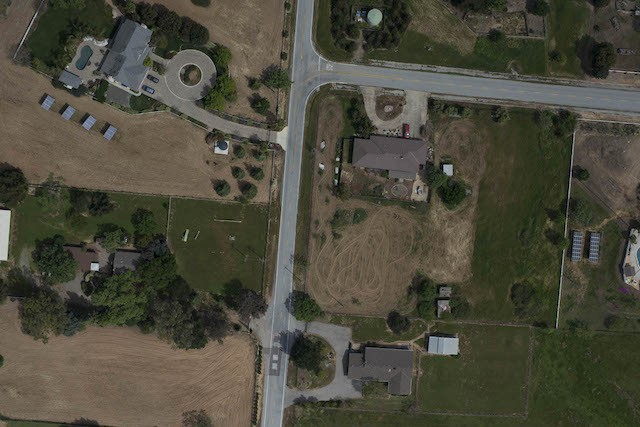
#> input picture lab2/Problem2Images/1_1.jpg, 640 x 427 px; the run also reads 2 pictures not shown here
$ python homework2.py
#> lines starting #> are read from the running program, lines starting #| are printed output that depends on the picture
### lab2/utils.py
"""Helpers for RANSAC and its report, without changing the homework interfaces."""

from itertools import combinations

import numpy as np


def reprojection_errors(H, src, dst):
    """Forward reprojection distances in pixels; invalid projections get inf."""
    src = np.asarray(src, dtype=float)
    dst = np.asarray(dst, dtype=float)
    H = np.asarray(H, dtype=float)
    # Homographies differing by a nonzero scale must get the same validity test.
    norm = np.linalg.norm(H)
    if not np.isfinite(H).all() or not np.isfinite(norm) or norm == 0:
        return np.full(len(src), np.inf)
    projected_h = (H / norm @ np.column_stack((src, np.ones(len(src)))).T).T
    valid = (np.isfinite(projected_h).all(axis=1)
             & (np.abs(projected_h[:, 2]) > 1e-12))
    errors = np.full(len(src), np.inf)
    projected = projected_h[valid, :2] / projected_h[valid, 2:3]
    errors[valid] = np.linalg.norm(projected - dst[valid], axis=1)
    return errors


def ransac_with_inliers(pixels_1, pixels_2, compute_homography,
                        iterations=1000, threshold=3.0, seed=None):
    """Return (refitted H, best consensus mask), in original match order.

    compute_homography is the student's solver, passed as a callback to avoid
    circular imports. The mask is the largest sampled model's consensus set,
    which is then used to refit H, as required by Q4.2. Refit residuals may
    change slightly; the mask deliberately records that original consensus.
    """
    src = np.asarray(pixels_1, dtype=float)
    dst = np.asarray(pixels_2, dtype=float)

    rng = np.random.default_rng(seed)
    best_inliers = np.zeros(len(src), dtype=bool)
    best_count = 0
    best_error = np.inf

    for _ in range(iterations):
        indices = rng.choice(len(src), size=4, replace=False)
        H = compute_homography(src[indices].tolist(), dst[indices].tolist())
        errors = reprojection_errors(H, src, dst)
        inliers = errors < threshold
        count = int(inliers.sum())
        if count < 4:
            continue
        error = float(np.mean(errors[inliers] ** 2))
        if count > best_count or (count == best_count and error < best_error):
            best_count = count
            best_error = error
            best_inliers = inliers


    H = compute_homography(src[best_inliers].tolist(), dst[best_inliers].tolist())
    return H, best_inliers

### lab2/homework2.py
# Homework 2: Image Stitching
# Computer Vision (2026 fall)
#
# Framework for image stitching based on Harris corner detection.
# Allowed libraries: numpy, scipy, cv2, matplotlib, os, etc.
# You may add helper functions in a separate utils.py, but do NOT rename
# the functions in this file or change their input/output signatures.
#
# Conventions used throughout this file:
#   - images are np.ndarray of shape (H, W) (grayscale) or (H, W, 3)
#     (BGR, as returned by cv2.imread)
#   - pixel coordinates are (x, y) tuples; note that numpy indexing of an
#     array a uses a[y, x]

import os
import re
import cv2
import numpy as np
import matplotlib.pyplot as plt
from scipy import ndimage, spatial
from utils import ransac_with_inliers

IMGDIR = 'Problem2Images'
OUTDIR = 'outputs'

# ---------------------------------------------------------------------------
# Tunable hyper-parameters (feel free to experiment with them)
# ---------------------------------------------------------------------------
HARRIS_K = 0.04        # Harris constant, usually in [0.04, 0.06]
HARRIS_WIN = 9         # window size of the smoothing in harris_response
CORNER_THRESH = 0.01   # corner threshold = CORNER_THRESH * max(R)
CORNER_MIN_DIST = 5    # minimum distance (pixels) between two corners
MATCH_RATIO = 0.6      # ratio-test threshold in feature_matching
MIN_MATCH_RATE = 0.03  # abort if matches / min(#corners) falls below this


# ---------------------------------------------------------------------------
# Q1.1 Spatial derivatives (10 pts)
# ---------------------------------------------------------------------------
def gradient_x(img):
    '''
    Input:
        img (np.array (H, W) or (H, W, 3)): input image
    Output:
        grad_x (np.array (H, W)): derivative along the x axis
    Hints:
        - convert the image to grayscale first if it has 3 channels
        - compute with float dtype to avoid overflow/underflow
        - consider smoothing the image (e.g. Gaussian) before
          differentiating to suppress noise
        - use mode='reflect' when filtering at the borders
    '''
    if img.ndim == 3:
        img = cv2.cvtColor(img, cv2.COLOR_BGR2GRAY)
    img = img.astype(np.float64)
    img = ndimage.gaussian_filter(img, sigma = 1, mode = 'reflect')
    return ndimage.sobel(img, axis = 1, mode = 'reflect')


def gradient_y(img):
    '''
    Input:
        img (np.array (H, W) or (H, W, 3)): input image
    Output:
        grad_y (np.array (H, W)): derivative along the y axis
    '''
    if img.ndim == 3:
        img = cv2.cvtColor(img, cv2.COLOR_BGR2GRAY)
    img = img.astype(np.float64)
    img = ndimage.gaussian_filter(img, sigma = 1, mode = 'reflect')
    return ndimage.sobel(img, axis = 0, mode = 'reflect')


# ---------------------------------------------------------------------------
# Q1.2 Harris response (15 pts)
# ---------------------------------------------------------------------------
def harris_response(img, k, win_s):
    '''
    Input:
        img   (np.array (H, W) or (H, W, 3)): input image
        k     (float): Harris corner constant
        win_s (int): size of the sliding window
    Output:
        R (np.array (H, W)): Harris response of each pixel,
            R = det(M) - k * tr(M)^2
    Hints:
        - call gradient_x / gradient_y from Q1.1
        - smooth the products Ix*Ix, Ix*Iy, Iy*Iy with a Gaussian window
          of size win_s before computing det(M) and tr(M)
        - avoid python "for" loops; use vectorized numpy/scipy operations
    '''
    if img.ndim == 3:
        img = cv2.cvtColor(img, cv2.COLOR_BGR2GRAY)
    grad_x = gradient_x(img)
    grad_y = gradient_y(img)
    grad_xx = ndimage.gaussian_filter(grad_x * grad_x, sigma = 1, radius = win_s // 2, mode = 'reflect')
    grad_xy = ndimage.gaussian_filter(grad_x * grad_y, sigma = 1, radius = win_s // 2, mode = 'reflect')
    grad_yy = ndimage.gaussian_filter(grad_y * grad_y, sigma = 1, radius = win_s // 2, mode = 'reflect')
    det_img = grad_xx * grad_yy - grad_xy * grad_xy
    trace_img = grad_xx + grad_yy
    R = det_img - k * trace_img * trace_img
    return R


# ---------------------------------------------------------------------------
# Q1.3 Corner selection and non-maximal suppression (5 pts)
# ---------------------------------------------------------------------------
def corner_selection(R, th, min_dist):
    '''
    Input:
        R        (np.array (H, W)): pixel-wise Harris response
        th       (float): threshold of R for selecting corners
        min_dist (int): minimum distance of two nearby corners
    Output:
        pixels (list: N): a list of (x, y) tuples of the selected corners,
            e.g. pixels = [(5, 8), (3, 9)]
    Hints:
        - use ndimage.maximum_filter() for non-maximum suppression:
          keep a pixel only if it is the local maximum within a window of
          size (2 * min_dist + 1)
        - np.nonzero returns (row, col) = (y, x); convert to (x, y)
    '''
    local_max = ndimage.maximum_filter(R, size = 2 * min_dist + 1, mode = 'reflect')
    mask = (R == local_max) & (R > th)
    mask[:min_dist, :] = False
    mask[-min_dist:, :] = False
    mask[:, :min_dist] = False
    mask[:, -min_dist:] = False
    ys, xs = np.nonzero(mask)
    pixels = list(zip(xs, ys))
    return pixels


def orientation_histogram(magnitude, angle, num_bins=8):
    bin_width = 2 * np.pi / num_bins
    bin_indices = np.floor(angle / bin_width + 0.5).astype(int) % num_bins
    histogram = np.bincount(bin_indices.ravel(), weights=magnitude.ravel(), minlength=num_bins)
    return histogram

# ---------------------------------------------------------------------------
# Q2 Gradient histogram descriptor (20 pts)
# ---------------------------------------------------------------------------
def histogram_of_gradients(img, pix):
    '''
    Input:
        img (np.array (H, W) or (H, W, 3)): input image
        pix (list: N): a list of (x, y) tuples of the corners from Q1
    Output:
        features (np.array (N, L)): L-dimensional feature vectors,
            in the same order as pix
    Requirements (no fixed template, hard-code the parameters):
        1. horizontal and vertical gradients (reuse Q1.1)
        2. gradient magnitude and direction (np.arctan2)
        3. for each corner, an m*m grid of cells with m*m pixels each
        4. per-cell histogram over n directions (e.g. 8), weighted by
           magnitude, then normalized
        5. ROTATION INVARIANCE IS REQUIRED: estimate the dominant
           orientation of the patch, rotate the gradients to align with
           it, and build the descriptor in the canonical frame
    '''
    if img.ndim == 3:
        img = cv2.cvtColor(img, cv2.COLOR_BGR2GRAY)
    cells_per_side = 4
    pixels_per_side = 4
    patch_size = cells_per_side * pixels_per_side
    half_size = patch_size // 2
    num_bins = 8
    bin_width = 2 * np.pi / num_bins
    grad_x = gradient_x(img)
    grad_y = gradient_y(img)
    magnitude = np.sqrt(grad_x * grad_x + grad_y * grad_y)
    angle = np.mod(np.arctan2(grad_y, grad_x), 2 * np.pi)
    features = []
    for (y, x) in pix:
        if(x - half_size < 0 or x + half_size >= img.shape[0] or y - half_size < 0 or y + half_size >= img.shape[1]):
            descriptor = np.zeros(cells_per_side * cells_per_side * num_bins)
            features.append(descriptor)
            continue
        patch_magnitude = magnitude[x - half_size : x + half_size, y - half_size : y + half_size]
        patch_angle = angle[x - half_size : x + half_size, y - half_size : y + half_size]
        dominant_histogram = orientation_histogram(patch_magnitude, patch_angle, num_bins = 36)
        dominant_bin = np.argmax(dominant_histogram)
        dominant_angle = dominant_bin * 2 * np.pi / 36
        relative_angle = np.mod(patch_angle - dominant_angle, 2 * np.pi)
        cells_histograms = []
        for cell_x in range(cells_per_side):
            for cell_y in range(cells_per_side):
                cell_magnitude = patch_magnitude[
                    cell_x * pixels_per_side : (cell_x + 1) * pixels_per_side ,
                    cell_y * pixels_per_side : (cell_y + 1) * pixels_per_side
                ]
                cell_angle = relative_angle[
                    cell_x * pixels_per_side : (cell_x + 1) * pixels_per_side ,
                    cell_y * pixels_per_side : (cell_y + 1) * pixels_per_side
                ]
                bin_indices = np.floor(cell_angle / bin_width + 0.5).astype(int) % num_bins
                histogram = np.bincount(bin_indices.ravel(), weights = cell_magnitude.ravel(), minlength = num_bins)
                cells_histograms.append(histogram)
        descriptor = np.concatenate(cells_histograms)
        norm = np.linalg.norm(descriptor)
        descriptor = descriptor / (norm + 1e-8)
        features.append(descriptor)

    return np.asarray(features)


# ---------------------------------------------------------------------------
# Q3 Local feature matching (5 pts) -- provided, do not modify
# ---------------------------------------------------------------------------
def feature_matching(img_1, img_2):
    '''
    Input:
        img_1, img_2 (np.array (H, W, 3)): image pair
    Output:
        pixels_1, pixels_2 (list: N): matched (x, y) tuples such that
            pixels_1[i] in img_1 corresponds to pixels_2[i] in img_2
    Matches are selected with a ratio test: a match is accepted if
    best_dist / second_best_dist <= MATCH_RATIO.
    '''
    R1 = harris_response(img_1, HARRIS_K, HARRIS_WIN)
    R2 = harris_response(img_2, HARRIS_K, HARRIS_WIN)
    cor1 = corner_selection(R1, CORNER_THRESH * np.max(R1), CORNER_MIN_DIST)
    cor2 = corner_selection(R2, CORNER_THRESH * np.max(R2), CORNER_MIN_DIST)
    fea1 = histogram_of_gradients(img_1, cor1)
    fea2 = histogram_of_gradients(img_2, cor2)

    dis = spatial.distance.cdist(fea1, fea2, metric='euclidean')
    pixels_1, pixels_2 = [], []
    p1, p2 = np.shape(dis)
    if p1 < p2:
        # for each corner in image 1, find its best match in image 2
        for p in range(p1):
            best = np.argmin(dis[p])
            dis_min = dis[p][best]
            dis[p][best] = np.max(dis)  # exclude the best to get 2nd best
            if dis_min / np.min(dis[p]) <= MATCH_RATIO:
                pixels_1.append(cor1[p])
                pixels_2.append(cor2[best])
                dis[:, best] = np.max(dis)  # match each corner at most once
    else:
        # symmetric case: iterate over the corners of image 2
        for p in range(p2):
            best = np.argmin(dis[:, p])
            dis_min = dis[best][p]
            dis[best][p] = np.max(dis)
            if dis_min / np.min(dis[:, p]) <= MATCH_RATIO:
                pixels_2.append(cor2[p])
                pixels_1.append(cor1[best])
                dis[best, :] = np.max(dis)

    rate = len(pixels_1) / min(len(cor1), len(cor2))
    assert rate >= MIN_MATCH_RATE, "Fail to Match!"
    return pixels_1, pixels_2


def test_matching(pair=('1_1.jpg', '1_2.jpg'), save_path='test.jpg'):
    '''
    Provided helper: visualize the matches of an image pair side by side.
    Use pair=('4_1.jpg', '4_2.jpg') to check rotation invariance (Q2).
    '''
#> called with pair = ('1_1.jpg', '1_2.jpg'), save_path = 'test.jpg'
    img_1 = cv2.imread(f'{IMGDIR}/{pair[0]}')
#> img_1 is the input picture: shape (427, 640, 3); mean B, G, R 60.6, 74.1, 75.9
    img_2 = cv2.imread(f'{IMGDIR}/{pair[1]}')
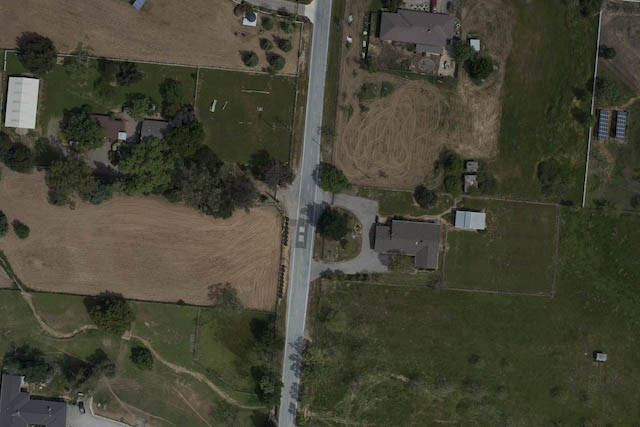
#> input picture lab2/Problem2Images/1_2.jpg, 640 x 427 px
#> img_2 is the input picture: shape (427, 640, 3); mean B, G, R 52.7, 68.3, 69.2

    img_gray_1 = cv2.cvtColor(img_1, cv2.COLOR_BGR2GRAY)
    img_gray_2 = cv2.cvtColor(img_2, cv2.COLOR_BGR2GRAY)

    pixels_1, pixels_2 = feature_matching(img_1, img_2)
#> call 2 of harris_response, with k = 0.04, win_s = 9
#> in harris_response (call 2), `grad_xy = ndimage.gaussian_filter(grad_x * grad_y, sigma = 1, radius =..`:
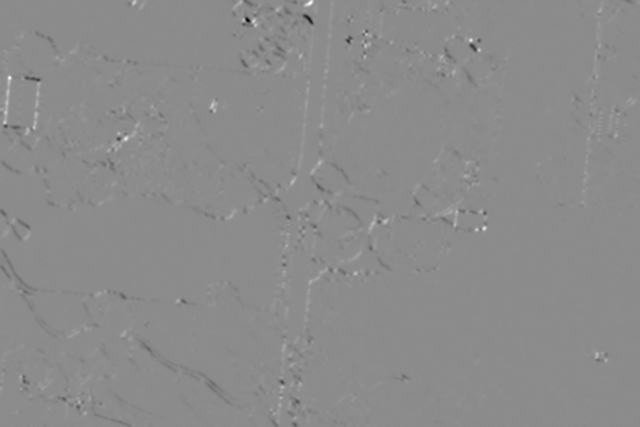
#> grad_xy: shape (427, 640) float64; min -28643.7, max 23530.3, mean -17.6; drawn with min black and max white
#> in harris_response (call 2), `R = det_img - k * trace_img * trace_img`:
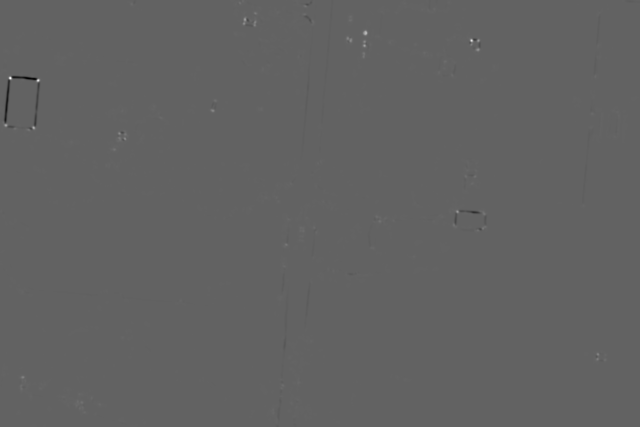
#> R: shape (427, 640) float64; min -435086105.3, max 687209481.9, mean -106209.5; drawn with min black and max white
#> in corner_selection, `mask = (R == local_max) & (R > th)`:
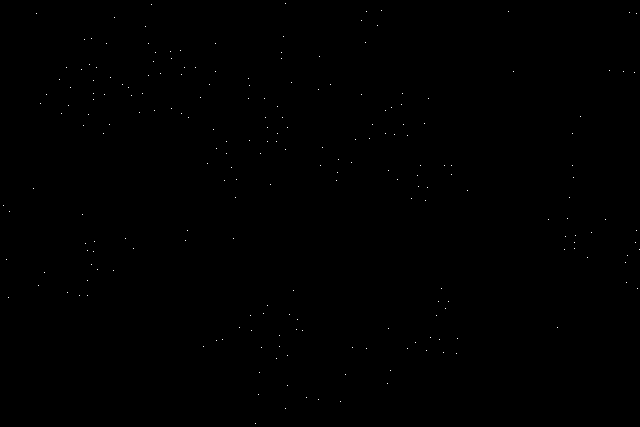
#> mask: shape (427, 640) bool; 0.08% white in thin lines or dots
#> in corner_selection, `ys, xs = np.nonzero(mask)`: ys = 210 values from 10 to 408; xs = 210 values, max 634 at index 34, min 6 at index 152, mean 287.5
#> in corner_selection, `pixels = list(zip(xs, ys))`: pixels = 210 pairs, first value 6 to 634, second value 10 to 408
#> in feature_matching, `cor1 = corner_selection(R1, CORNER_THRESH * np.max(R1), CORNER_MIN_DIST)`: cor1 has the same summary as pixels in corner_selection
#> in feature_matching, `cor2 = corner_selection(R2, CORNER_THRESH * np.max(R2), CORNER_MIN_DIST)`: cor2 = 142 pairs, first value 5 to 617, second value 6 to 416
#> in histogram_of_gradients, `angle = np.mod(np.arctan2(grad_y, grad_x), 2 * np.pi)`:
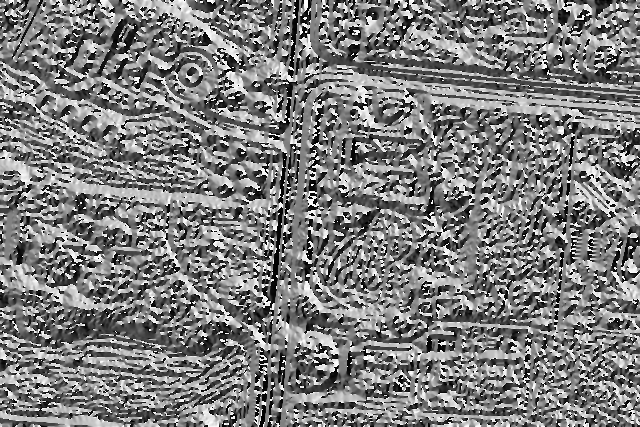
#> angle: shape (427, 640) float64; min 3.83e-06, max 6.28, mean 3.09; drawn with min black and max white
#> the loop in histogram_of_gradients, `for (y, x) in pix:` made 210 passes
#> (y, x, dominant_bin, dominant_angle, norm) on passes 1 to 3: (381, 10, 17, 2.97, 4876.8), (366, 11, 4, 0.698, 4891.9), (508, 11, 5, 0.873, 1756.9)
#> after the loop in histogram_of_gradients, `for (y, x) in pix:`: features = 210 items
#> in histogram_of_gradients, `return np.asarray(features)`:
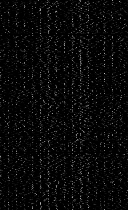
#> returned value: shape (210, 128) float64; min 0, max 0.756, mean 0.0351
#> in histogram_of_gradients (call 2), `angle = np.mod(np.arctan2(grad_y, grad_x), 2 * np.pi)`:
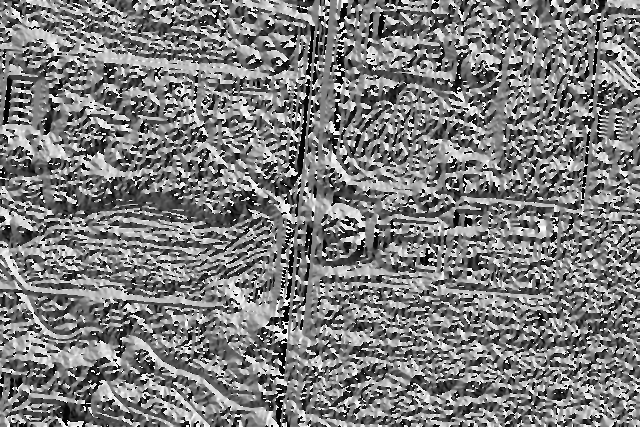
#> angle: shape (427, 640) float64; min 1.5e-05, max 6.28, mean 3.09; drawn with min black and max white
#> the loop in histogram_of_gradients (call 2), `for (y, x) in pix:` made 142 passes
#> (y, x, dominant_bin, dominant_angle, norm) on passes 2 to 9: (422, 9, 18, 3.14, 2506.2), (434, 9, 19, 3.32, 3608.2), (381, 11, 1, 0.175, 2348.7), (277, 12, 12, 2.09, 3181.5), (396, 12, 9, 1.57, 1988.2), (599, 12, 2, 0.349, 2435.2), (255, 13, 13, 2.27, 3826.6), (304, 14, 30, 5.24, 4651)
#> after the loop in histogram_of_gradients (call 2), `for (y, x) in pix:`: features = 142 items
#> (the rest of the program and of its run is left out)
